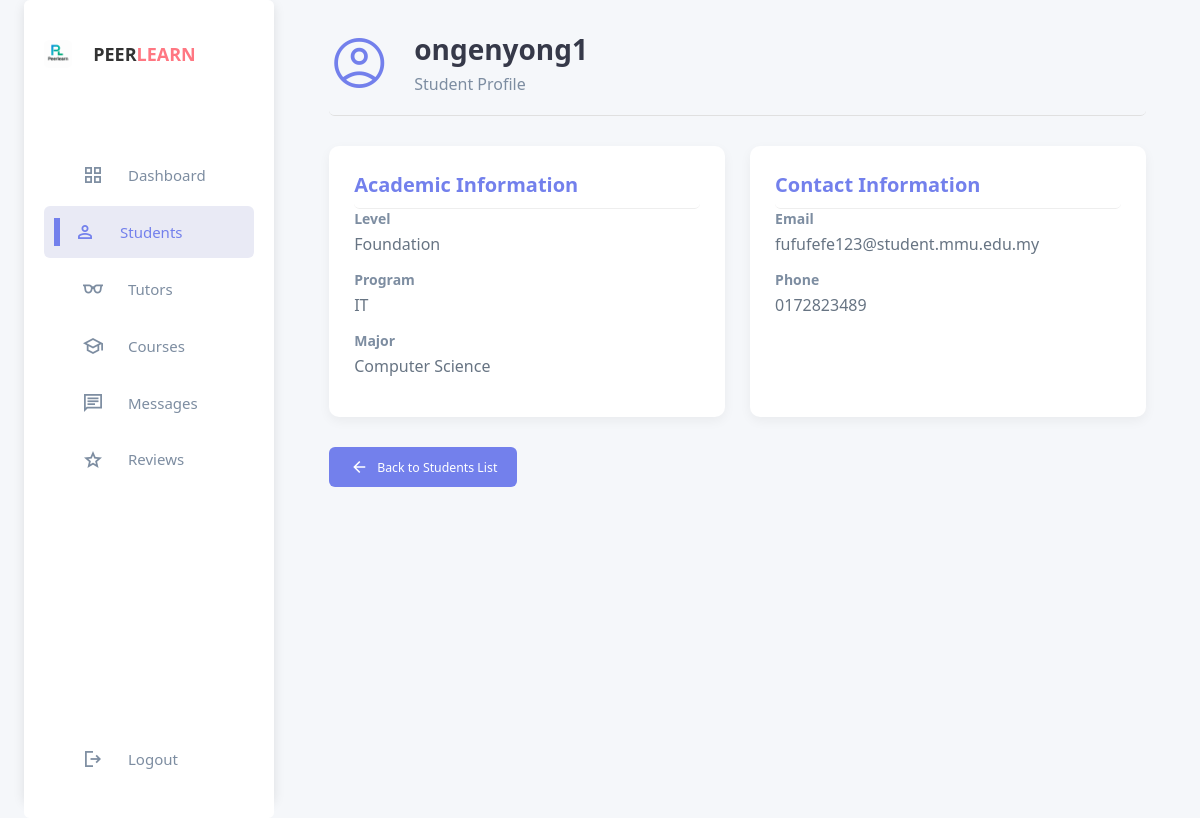
The app's page /student_details.php?id=23, older data.
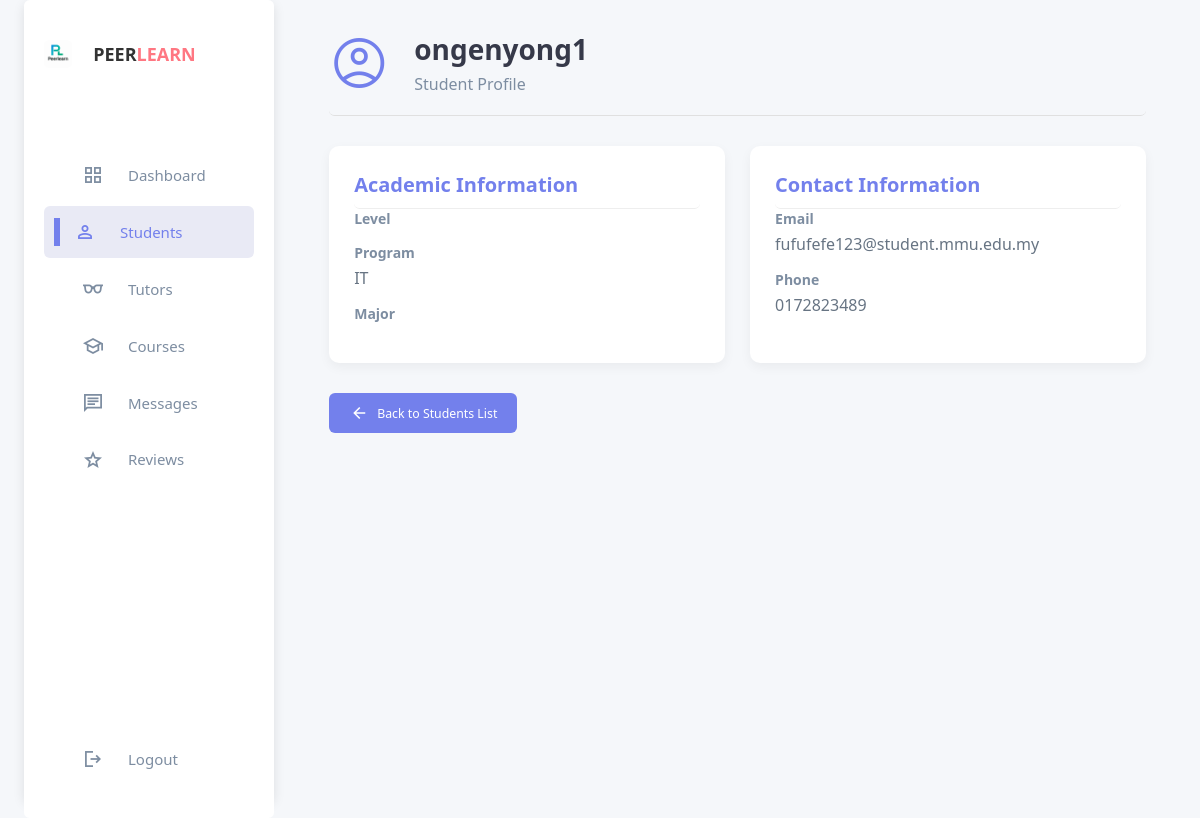
The same page, newer data.
### tables this page shows
CREATE TABLE `studentprofile` (
  `user_id` int(11) NOT NULL,
  `major` varchar(100) DEFAULT NULL,
  `year` varchar(50) DEFAULT NULL,
  `school` varchar(100) DEFAULT NULL,
  `program` varchar(255) DEFAULT NULL,
  `status` varchar(50) DEFAULT NULL,
  `actions` varchar(255) DEFAULT NULL,
  `created_at` datetime DEFAULT NULL,
  `updated_at` datetime DEFAULT NULL,
  `student_name` varchar(255) DEFAULT NULL
);

CREATE TABLE `user` (
  `user_id` int(11) NOT NULL,
  `username` varchar(50) NOT NULL,
  `password` varchar(255) DEFAULT NULL,
  `email` varchar(100) NOT NULL,
  `role` enum('student','tutor','admin') NOT NULL,
  `first_name` varchar(50) NOT NULL,
  `last_name` varchar(50) NOT NULL,
  `phone` varchar(20) DEFAULT NULL,
  `profile_image` varchar(255) DEFAULT NULL,
  `is_active` tinyint(1) DEFAULT 1,
  `created_at` timestamp NOT NULL DEFAULT current_timestamp(),
  `last_login` datetime DEFAULT NULL
);

### student_details.php (the view, shortened to what this page needs)
<?php
$servername = "localhost";
$username = "root";
$password = "";
$dbname = "peer_tutoring_platform";
$conn = new mysqli($servername, $username, $password, $dbname);
if(isset($_GET['id']) && !empty($_GET['id'])) {
    $user_id = $conn->real_escape_string($_GET['id']);
    $sql = "SELECT sp.*,u.username, u.email, u.phone
            FROM studentprofile sp
            JOIN user u ON sp.user_id = u.user_id
            WHERE sp.user_id = '$user_id'";
    $result = $conn->query($sql);
    if ($result->num_rows > 0) {
        $student = $result->fetch_assoc();
?>
<!DOCTYPE html>
<html lang="en">
<head>
    <link rel="stylesheet" href="studentstyle.css">
</head>
<body>
    <div class="container">
        <aside>
            <div class="top">
                <div class="logo">
                    <img src="image/logo.png" alt="PeerLearn Logo">
                    <h2>PEER<span class="danger">LEARN</span></h2>
                </div>
            </div>
            <div class="sidebar">
                <a href="admin.html"><span class="material-symbols-sharp">grid_view</span><h3>Dashboard</h3></a>
                <a href="admin_student.php" class="active"><span class="material-symbols-sharp">person</span><h3>Students</h3></a>
                <a href="admin_tutors.php"><span class="material-symbols-sharp">eyeglasses</span><h3>Tutors</h3></a>
                <a href="admin_course.php"><span class="material-symbols-sharp">school</span><h3>Courses</h3></a>
                <a href="admin_message.php"><span class="material-symbols-sharp">chat</span><h3>Messages</h3></a>
                <a href="admin_review.php"><span class="material-symbols-sharp">star</span><h3>Reviews</h3></a>
                <a href="home_page.php"><span class="material-symbols-sharp">logout</span><h3>Logout</h3></a>
            </div>
        </aside>
         <div class="profile-content">
            <div class="profile-header">
            <span class="material-symbols-sharp profile-icon">account_circle</span>
            <div class="profile-title">
                <h1><?php echo htmlspecialchars($student['username']); ?></h1>
                <p>Student Profile</p>
            </div>
            </div>
            <div class="profile-sections">
                <div class="profile-section">
                    <h2>Academic Information</h2>
                    <div class="detail-item">
                        <strong>Level</strong>
                        <p><?php echo htmlspecialchars($student['year']); ?></p>
                    </div>
                    <div class="detail-item">
                        <strong>Program</strong>
                        <p><?php echo htmlspecialchars($student['program']); ?></p>
                    </div>
                    <div class="detail-item">
                        <strong>Major</strong>
                        <p><?php echo htmlspecialchars($student['major']); ?></p>
                    </div>
                </div>
                <div class="profile-section">
                    <h2>Contact Information</h2>
                    <div class="detail-item">
                        <strong>Email</strong>
                        <p><?php echo !empty($student['email']) ? htmlspecialchars($student['email']) : 'N/A'; ?></p>
                    </div>
                    <div class="detail-item">
                        <strong>Phone</strong>
                        <p><?php echo !empty($student['phone']) ? htmlspecialchars($student['phone']) : 'N/A'; ?></p>
                    </div>
                </div>
            </div>
            <a href="admin_student.php" class="back-btn">
                <span class="material-symbols-sharp">arrow_back</span>
                Back to Students List
            </a>
        </div>
    </div>
</body>
</html>
<?php
    } else {
        echo "Student not found";
    }
} else {
    echo "No student ID specified";
}
?>

Row changes from the older to the newer data that the page shows:
changed studentprofile "IT": year "Foundation" → (not shown); major "Computer Science" → (not shown)
